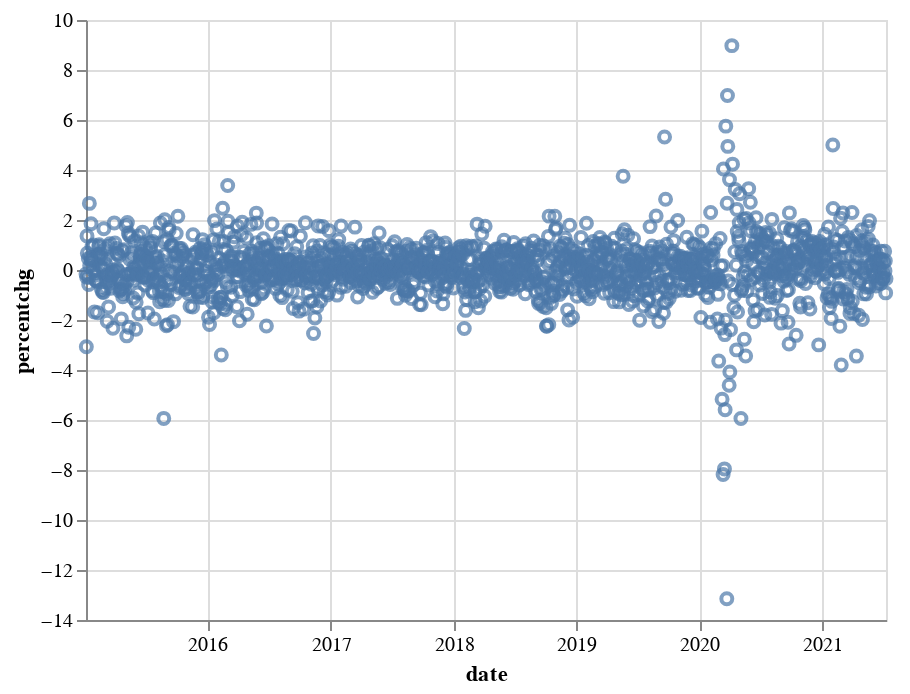

The cell this chart's notebook holds for it:
### Code cell
alt.Chart(altdata_closepercentchg2).mark_point().encode(
    x='date',
    y='percentchg'
)

### Figure 1 — Vega-Lite specification as saved in the notebook (floating-point values rounded to 4 significant figures; data arrays with more than 128 entries replaced by an {"elided": "..."} marker saying what was removed)
{"config": {"view": {"continuousWidth": 400, "continuousHeight": 300}}, "data": {"name": "data-f4eb8faafbf1d4ce7dd5eafe72f69140"}, "mark": "point", "encoding": {"x": {"type": "temporal", "field": "date"}, "y": {"type": "quantitative", "field": "percentchg"}}, "$schema": "https://vega.github.io/schema/vega-lite/v4.8.1.json", "datasets": {"data-f4eb8faafbf1d4ce7dd5eafe72f69140": {"elided": "1600 records"}}}
